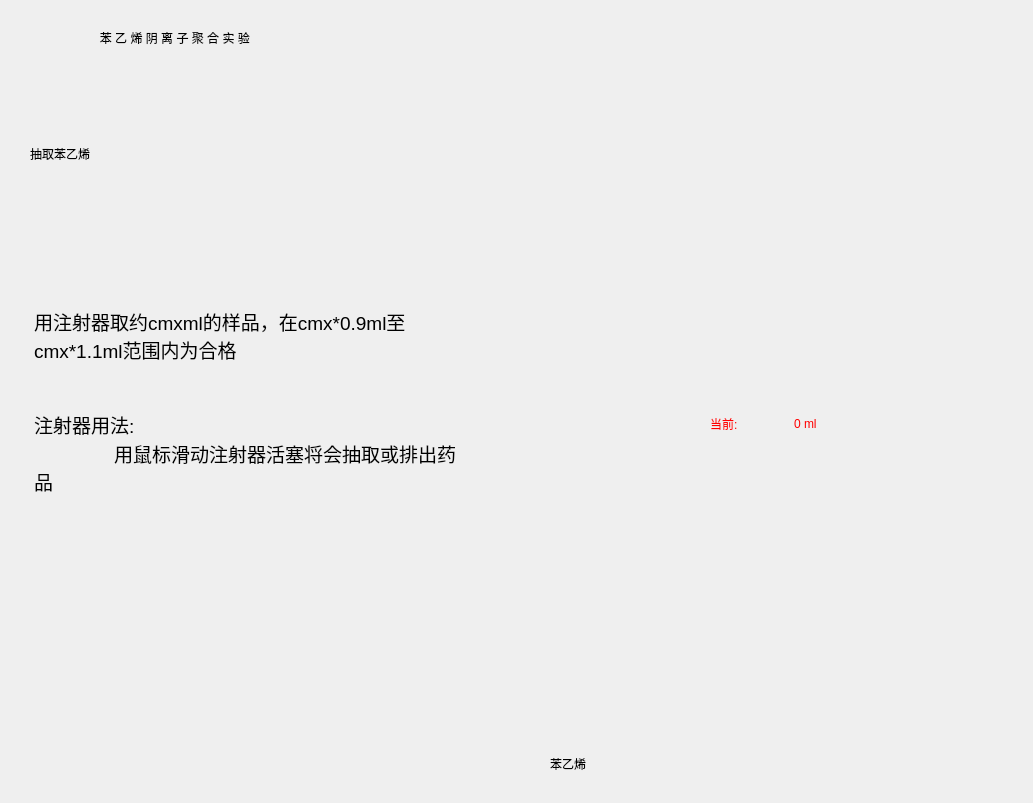
<?xml version="1.0" encoding="UTF-8"?>
<ui version="4.0">
 <class>Form</class>
 <widget class="QWidget" name="Form">
  <property name="geometry">
   <rect>
    <x>0</x>
    <y>0</y>
    <width>1033</width>
    <height>803</height>
   </rect>
  </property>
  <property name="windowTitle">
   <string>Form</string>
  </property>
  <property name="styleSheet">
   <string notr="true">#Form{
	
	border-image:url(:/add/bj3.jpeg);
}</string>
  </property>
  <widget class="QWidget" name="template_2" native="true">
   <property name="geometry">
    <rect>
     <x>0</x>
     <y>0</y>
     <width>1031</width>
     <height>801</height>
    </rect>
   </property>
   <layout class="QVBoxLayout" name="verticalLayout">
    <property name="spacing">
     <number>0</number>
    </property>
    <property name="leftMargin">
     <number>0</number>
    </property>
    <property name="topMargin">
     <number>0</number>
    </property>
    <property name="rightMargin">
     <number>0</number>
    </property>
    <property name="bottomMargin">
     <number>0</number>
    </property>
    <item>
     <widget class="QWidget" name="title" native="true">
      <property name="sizePolicy">
       <sizepolicy hsizetype="Preferred" vsizetype="Preferred">
        <horstretch>1</horstretch>
        <verstretch>1</verstretch>
       </sizepolicy>
      </property>
      <property name="styleSheet">
       <string notr="true"/>
      </property>
      <widget class="QLabel" name="label_9">
       <property name="geometry">
        <rect>
         <x>20</x>
         <y>10</y>
         <width>978</width>
         <height>56</height>
        </rect>
       </property>
       <property name="styleSheet">
        <string notr="true">font: 24pt &quot;Arial&quot;;</string>
       </property>
       <property name="text">
        <string>                        苯 乙 烯 阴 离 子 聚 合 实 验</string>
       </property>
      </widget>
     </widget>
    </item>
    <item>
     <widget class="QWidget" name="section" native="true">
      <property name="sizePolicy">
       <sizepolicy hsizetype="Preferred" vsizetype="Preferred">
        <horstretch>1</horstretch>
        <verstretch>10</verstretch>
       </sizepolicy>
      </property>
      <layout class="QVBoxLayout" name="verticalLayout_2">
       <property name="spacing">
        <number>0</number>
       </property>
       <property name="leftMargin">
        <number>0</number>
       </property>
       <property name="topMargin">
        <number>0</number>
       </property>
       <property name="rightMargin">
        <number>0</number>
       </property>
       <property name="bottomMargin">
        <number>0</number>
       </property>
       <item>
        <widget class="QWidget" name="content" native="true">
         <property name="sizePolicy">
          <sizepolicy hsizetype="Expanding" vsizetype="Expanding">
           <horstretch>1</horstretch>
           <verstretch>12</verstretch>
          </sizepolicy>
         </property>
         <property name="styleSheet">
          <string notr="true"/>
         </property>
         <widget class="QLabel" name="label_2">
          <property name="geometry">
           <rect>
            <x>500</x>
            <y>340</y>
            <width>171</width>
            <height>332</height>
           </rect>
          </property>
          <property name="styleSheet">
           <string notr="true">border-image: url(:/add/广口瓶.png);</string>
          </property>
          <property name="text">
           <string/>
          </property>
         </widget>
         <widget class="QLabel" name="label">
          <property name="geometry">
           <rect>
            <x>560</x>
            <y>90</y>
            <width>307</width>
            <height>307</height>
           </rect>
          </property>
          <property name="styleSheet">
           <string notr="true">border-image: url(:/add/注射器针管.png);</string>
          </property>
          <property name="text">
           <string/>
          </property>
         </widget>
         <widget class="syringe_label" name="label_3">
          <property name="geometry">
           <rect>
            <x>635</x>
            <y>120</y>
            <width>210</width>
            <height>212</height>
           </rect>
          </property>
          <property name="styleSheet">
           <string notr="true">border-image: url(:/add/注射器活塞.png);</string>
          </property>
          <property name="text">
           <string/>
          </property>
         </widget>
         <widget class="QTextBrowser" name="textBrowser">
          <property name="geometry">
           <rect>
            <x>30</x>
            <y>230</y>
            <width>431</width>
            <height>271</height>
           </rect>
          </property>
          <property name="styleSheet">
           <string notr="true">border:none;
background-color: transparent;</string>
          </property>
          <property name="html">
           <string>&lt;!DOCTYPE HTML PUBLIC &quot;-//W3C//DTD HTML 4.0//EN&quot; &quot;http://www.w3.org/TR/REC-html40/strict.dtd&quot;&gt;
&lt;html&gt;&lt;head&gt;&lt;meta name=&quot;qrichtext&quot; content=&quot;1&quot; /&gt;&lt;style type=&quot;text/css&quot;&gt;
p, li { white-space: pre-wrap; }
&lt;/style&gt;&lt;/head&gt;&lt;body style=&quot; font-family:'SimSun'; font-size:9pt; font-weight:400; font-style:normal;&quot;&gt;
&lt;p style=&quot; margin-top:0px; margin-bottom:0px; margin-left:0px; margin-right:0px; -qt-block-indent:0; text-indent:0px;&quot;&gt;&lt;span style=&quot; font-size:14pt;&quot;&gt;用注射器取约cmxml的样品，在cmx*0.9ml至cmx*1.1ml范围内为合格&lt;/span&gt;&lt;/p&gt;
&lt;p style=&quot;-qt-paragraph-type:empty; margin-top:0px; margin-bottom:0px; margin-left:0px; margin-right:0px; -qt-block-indent:0; text-indent:0px; font-size:14pt;&quot;&gt;&lt;br /&gt;&lt;/p&gt;
&lt;p style=&quot;-qt-paragraph-type:empty; margin-top:0px; margin-bottom:0px; margin-left:0px; margin-right:0px; -qt-block-indent:0; text-indent:0px; font-size:14pt;&quot;&gt;&lt;br /&gt;&lt;/p&gt;
&lt;p style=&quot; margin-top:0px; margin-bottom:0px; margin-left:0px; margin-right:0px; -qt-block-indent:0; text-indent:0px;&quot;&gt;&lt;span style=&quot; font-size:14pt;&quot;&gt;注射器用法:&lt;/span&gt;&lt;/p&gt;
&lt;p style=&quot; margin-top:0px; margin-bottom:0px; margin-left:0px; margin-right:0px; -qt-block-indent:0; text-indent:0px;&quot;&gt;&lt;span style=&quot; font-size:14pt;&quot;&gt;	用鼠标滑动注射器活塞将会抽取或排出药品&lt;/span&gt;&lt;/p&gt;&lt;/body&gt;&lt;/html&gt;</string>
          </property>
         </widget>
         <widget class="QLabel" name="label_4">
          <property name="geometry">
           <rect>
            <x>30</x>
            <y>30</y>
            <width>201</width>
            <height>101</height>
           </rect>
          </property>
          <property name="styleSheet">
           <string notr="true">font: 21pt &quot;楷体&quot;;</string>
          </property>
          <property name="text">
           <string>抽取苯乙烯</string>
          </property>
         </widget>
         <widget class="QLabel" name="label_7">
          <property name="geometry">
           <rect>
            <x>550</x>
            <y>670</y>
            <width>71</width>
            <height>41</height>
           </rect>
          </property>
          <property name="styleSheet">
           <string notr="true">border:none;
background-color: transparent;
font: 14pt &quot;等线&quot;;</string>
          </property>
          <property name="text">
           <string>苯乙烯</string>
          </property>
         </widget>
         <widget class="QWidget" name="layoutWidget">
          <property name="geometry">
           <rect>
            <x>710</x>
            <y>330</y>
            <width>161</width>
            <height>41</height>
           </rect>
          </property>
          <layout class="QHBoxLayout" name="horizontalLayout">
           <item>
            <widget class="QLabel" name="label_5">
             <property name="styleSheet">
              <string notr="true">border:none;
background-color: transparent;
font: 16pt &quot;等线&quot;;
color:red;</string>
             </property>
             <property name="text">
              <string>当前:</string>
             </property>
            </widget>
           </item>
           <item>
            <widget class="QLabel" name="label_6">
             <property name="styleSheet">
              <string notr="true">border:none;
background-color: transparent;
font: 16pt &quot;等线&quot;;
color:red;</string>
             </property>
             <property name="text">
              <string>0 ml</string>
             </property>
            </widget>
           </item>
          </layout>
         </widget>
         <widget class="QLabel" name="label_8">
          <property name="geometry">
           <rect>
            <x>636</x>
            <y>290</y>
            <width>40</width>
            <height>40</height>
           </rect>
          </property>
          <property name="styleSheet">
           <string notr="true">border-image: url(:/add/填充png.png);</string>
          </property>
          <property name="text">
           <string/>
          </property>
         </widget>
         <zorder>label</zorder>
         <zorder>label_8</zorder>
         <zorder>label_2</zorder>
         <zorder>textBrowser</zorder>
         <zorder>label_4</zorder>
         <zorder>label_7</zorder>
         <zorder>layoutWidget</zorder>
         <zorder>label_3</zorder>
        </widget>
       </item>
      </layout>
     </widget>
    </item>
   </layout>
  </widget>
 </widget>
 <customwidgets>
  <customwidget>
   <class>syringe_label</class>
   <extends>QLabel</extends>
   <header>MyLabel</header>
  </customwidget>
 </customwidgets>
 <resources>
  <include location="../images/add_styrene.qrc"/>
 </resources>
 <connections/>
</ui>
